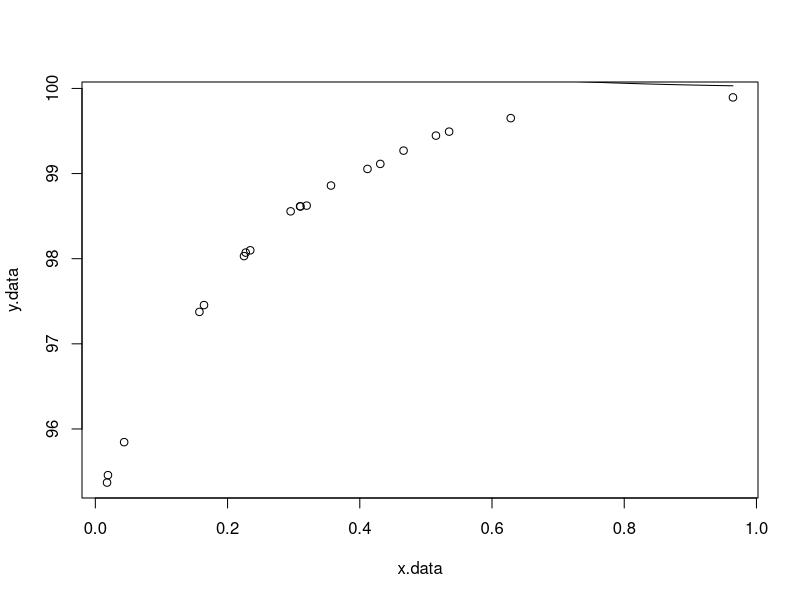

Source code (R):
# something is done incorrectly
x.data<- runif(20)
#generate some explanatory data points
A <- -5
B <- 100
k <- -4
#generate response data points with an exponential, plus noise
y.data <- A * exp(k*x.data) + B + 0.1 * runif(20)
#fit the log-transformed data to linear relationship
myfit <- lm(log(abs(y.data-B)) ~ x.data)
plot(x.data, y.data)
summary(myfit)
Af <- myfit$coefficients[1]
kf <- myfit$coefficients[2]
curve(B + Af * exp(kf*x), add = TRUE)